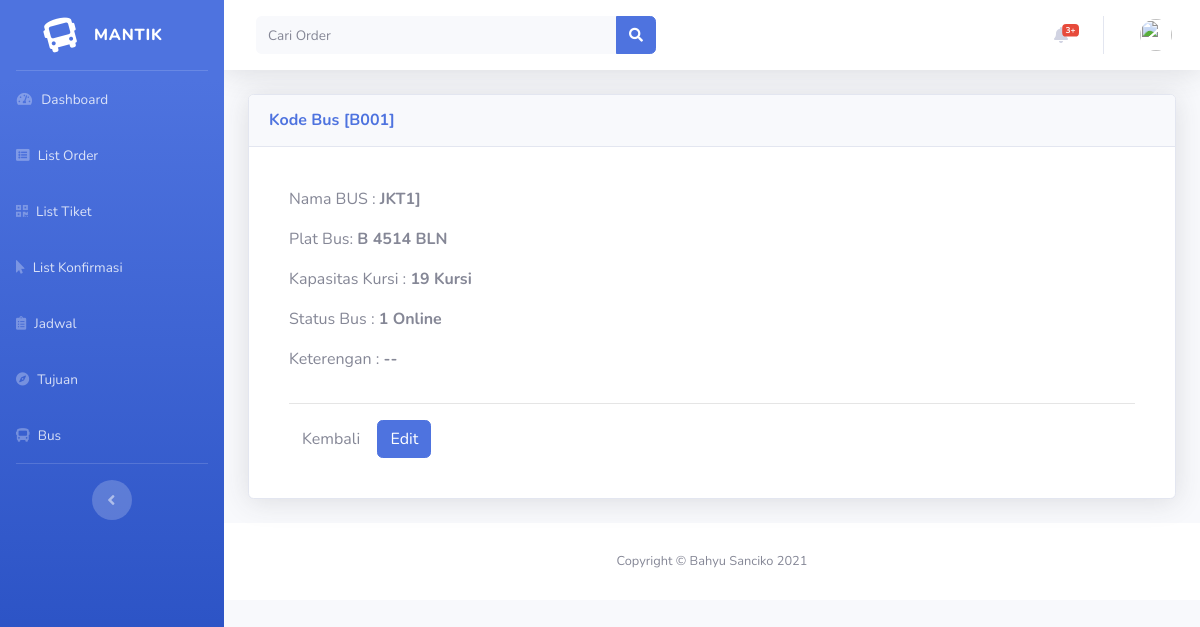
The page /backend/bus/viewbus/B001 on the database its author committed.
### tables this page shows
CREATE TABLE `tbl_bus` (
  `kd_bus` varchar(50) NOT NULL,
  `nama_bus` varchar(50) DEFAULT NULL,
  `plat_bus` varchar(50) DEFAULT NULL,
  `kapasitas_bus` int(13) DEFAULT NULL,
  `status_bus` int(1) DEFAULT NULL,
  `desc_bus` varchar(50) DEFAULT NULL
);

### application/controllers/backend/Bus.php (called while the page is built, shortened)
<?php
class Bus extends CI_Controller {
	function __construct(){
		$this->load->model('getkod_model');
	}
	public function viewbus($id=''){
		$data['title'] = "View Bus";
		$data['bus'] = $this->db->query("SELECT * FROM tbl_bus WHERE kd_bus = '".$id."'")->row_array();
		$this->load->view('backend/view_bus', $data);
	}
}

### index.php (called while the page is built, shortened)
<?php
require_once BASEPATH.'core/CodeIgniter.php';

### application/views/backend/view_bus.php (the view, shortened to what this page needs)
<!DOCTYPE html>
<html lang="en">
  <head>
  </head>
  <body id="page-top">
    <div class="container-fluid">
      <div class="card shadow mb-4">
        <div class="card-header py-3">
          <h6 class="m-0 font-weight-bold text-primary">Kode Bus [<?= $bus['kd_bus']; ?>]  </h6>
        </div>
        <div class="card-body">
            <div class="card-body">
              <div class="row">
                <div class="col-sm-6">
                  <p>Nama BUS : <b> <?= $bus['nama_bus']?>]</b></p>
                  <p>Plat Bus: <b><?= strtoupper($bus['plat_bus']) ?></b></p>
                  <p>Kapasitas Kursi : <b><?= $bus['kapasitas_bus']; ?> Kursi</b></p>
                  <p>Status Bus    : <b><?= $bus['status_bus'] ?></td>
                  <?php if ($bus['status_bus'] == '1') { ?>
                    <td class="btn-success"> Online</td>
                    <?php } else { ?>
                    <td class="btn-danger">Offline</td>
                  <?php } ?></b></p>
                  <p>Keterengan : <b><?= $bus['desc_bus'] ?></b></p>
                </div>
                <div class="col-sm-6">
                </div>
            </div>
            <hr>
            <a class="btn btn-default" href="javascript:history.back()"> Kembali</a>
            <button data-toggle="modal" data-target="#edit" class="btn btn-primary pull-rigth">Edit</button>
          </div>
      </div>
    </div>
  </div>
</body>
</html>

### application/views/backend/view_bus.php (style rules this page uses)
body { font-family: Arial, Helvetica, sans-serif; }

### rows shown on the page
tbl_bus: kd_bus "B001", nama_bus "JKT1", plat_bus "B 4514 BLN", kapasitas_bus "19", status_bus "1", desc_bus "--"
